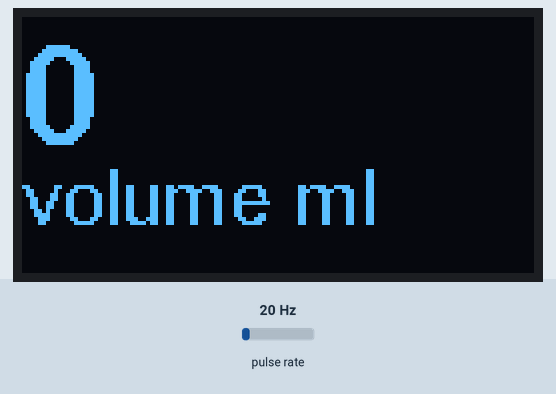
This sketch was run on a simulated Arduino Uno, built with avr-gcc and run on an emulated ATmega328P. Shown: 128×64 one-colour display. Wiring (inferred from the names in the program): pulse sensor: data pin 2. Inputs (shaded band) come from the test bench; at power-on: pulse rate 20 Hz. What the sketch prints to the serial monitor is not drawn.

Above: at 1.3 s.
1.4 s: pulse rate (sensor on pin 2) set to 4 Hz
At 5.0 s:
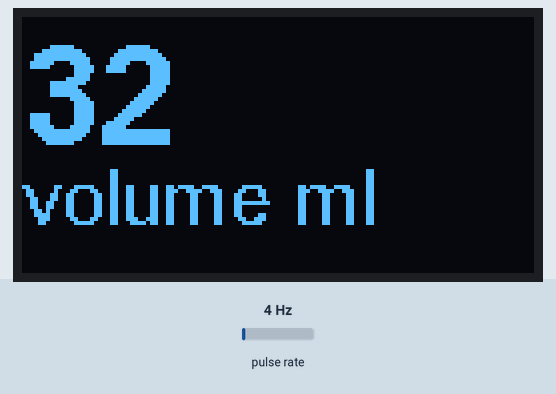
At 8.9 s:
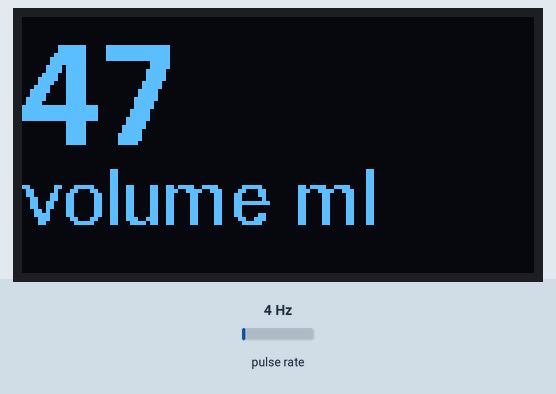
Timing chart, 0 to 10.4 s (numbered marks = the images above; inputs shaded):
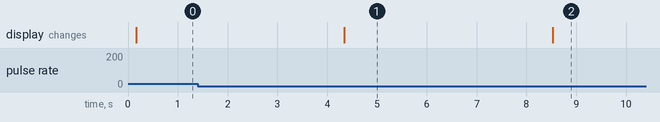

The sketch:

Doris_waterSensor.ino
```cpp
#include <SoftwareSerial.h>
#include "U8glib.h"

U8GLIB_SSD1306_128X64 u8g(U8G_I2C_OPT_DEV_0|U8G_I2C_OPT_NO_ACK|U8G_I2C_OPT_FAST);

SoftwareSerial BT(10, 11);

byte sensorInterrupt = 0;
byte sensorPin       = 2;

float Q = 4.5;

volatile byte pulseCnt;

float flowRate;
unsigned int flowMilliLitres;
unsigned long totalMilliLitres, tempTot = -1;

unsigned long oldTime;

void setup(){
  BT.begin(9600);
  Serial.begin(9600);

  pinMode(sensorPin, INPUT);
  digitalWrite(sensorPin, HIGH);

  pulseCnt         = 0;
  flowRate         = 0.0;
  flowMilliLitres  = 0;
  totalMilliLitres = 0;
  oldTime          = 0;

  // assign default color value
  if ( u8g.getMode() == U8G_MODE_R3G3B2 ) {
    u8g.setColorIndex(255);     // white
  }
  else if ( u8g.getMode() == U8G_MODE_GRAY2BIT ) {
    u8g.setColorIndex(3);         // max intensity
  }
  else if ( u8g.getMode() == U8G_MODE_BW ) {
    u8g.setColorIndex(1);         // pixel on
  }
  else if ( u8g.getMode() == U8G_MODE_HICOLOR ) {
    u8g.setHiColorByRGB(255,255,255);
  }


  displayVolumeOfWater(0);

  attachInterrupt(sensorInterrupt, pulseCounter, FALLING);
}

void pulseCounter(){
  pulseCnt++;
}

void displayVolumeOfWater( int val){

  char buf[5];
  sprintf(buf, "%d", val);
  // picture loop
  u8g.firstPage();
  do {
     u8g.setFont(u8g_font_fub25);
     //u8g.setFont(u8g_font_osb21);
     u8g.drawStr( 0, 32, buf);

     u8g.setFont(u8g_font_fur14);
     u8g.drawStr( 0, 52, "volume ml");
  } while( u8g.nextPage() );

}

void loop(){
  BT.println(totalMilliLitres);
  //BT.println(" mL");
  delay(4000);

  if ((millis() - oldTime) > 1000){

    detachInterrupt(sensorInterrupt);

    flowRate = ((1000.0 / (millis() - oldTime)) * pulseCnt) / Q;

    oldTime = millis();

    flowMilliLitres = (flowRate / 60) * 1000;

    totalMilliLitres += flowMilliLitres;

    unsigned int frac;

    Serial.print("Flow rate: ");
    Serial.print(int(flowRate));
    Serial.println(";");

    frac = (flowRate - int(flowRate))*10;
    Serial.print(frac, DEC);
    Serial.println(" L/min");

    Serial.print("Current Liquid Floawing: ");
    Serial.print(flowMilliLitres);
    Serial.println(" ml/s");

//    Serial.println(pulseCnt);
//    Serial.println(flowRate);
    //Serial.print(totalMilliLitres);
    //Serial.println("mL");

    if (tempTot != totalMilliLitres){
      tempTot = totalMilliLitres;
      displayVolumeOfWater(totalMilliLitres);
    }

    pulseCnt = 0;

    attachInterrupt(sensorInterrupt, pulseCounter, FALLING);
  }

}
```

Measured:
- what the display in image 1 shows lasts 4.2 s, from 4.3 s to 8.5 s
